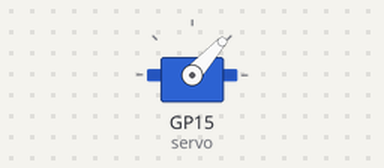
Recording of a program running on a simulated Raspberry Pi Pico running MicroPython. On the bench: servo. Servo angles are drawn from the pulse width (0.5 ms = 0°, 2.5 ms = 180°).

Above: at 0.05 s.
At 0.65 s:
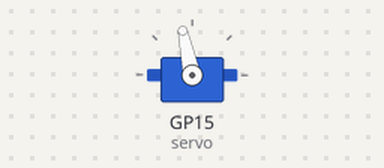
At 0.95 s:
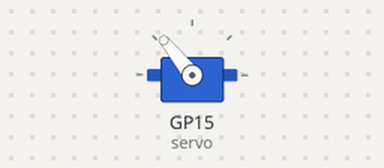
At 1.85 s:
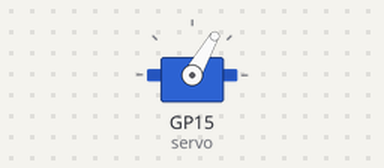
Timing chart, 0 to 4.6 s (numbered marks = the images above):
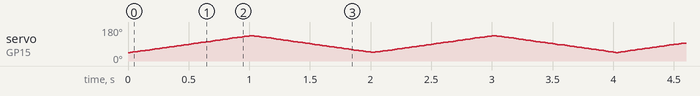

The program:

servo-min-to-max.py
```python
# ==================================================
"""
Project objective: Gradually move the servo arm to its min to max position (at 100 increments) and vice-versa

Hardware and connections used:
    Servo GND to Raspberry Pi Pico W GND
    Servo V+ to Raspberry Pi Pico W 3.3 V
    Servo PWM pin to GPIO Pin 15

Author: Adrian Josele G. Quional
"""
# ==================================================

# modules
from picozero import Servo  # importing Servo class to easily control the servo motor
from time import sleep

# creating a Servo object
servo = Servo(15)

# continuously and gradually move the servo arm from min to max position (and vice-versa) at 100 increments (for a duration of 0.01 sec each increment)
while True:
    # moving from min to max
    for i in range(0, 100):
        servo.value = i / 100
        sleep(0.01)

    # moving from max to min
    for i in range(100, 0, -1):
        servo.value = i / 100
        sleep(0.01)
```
